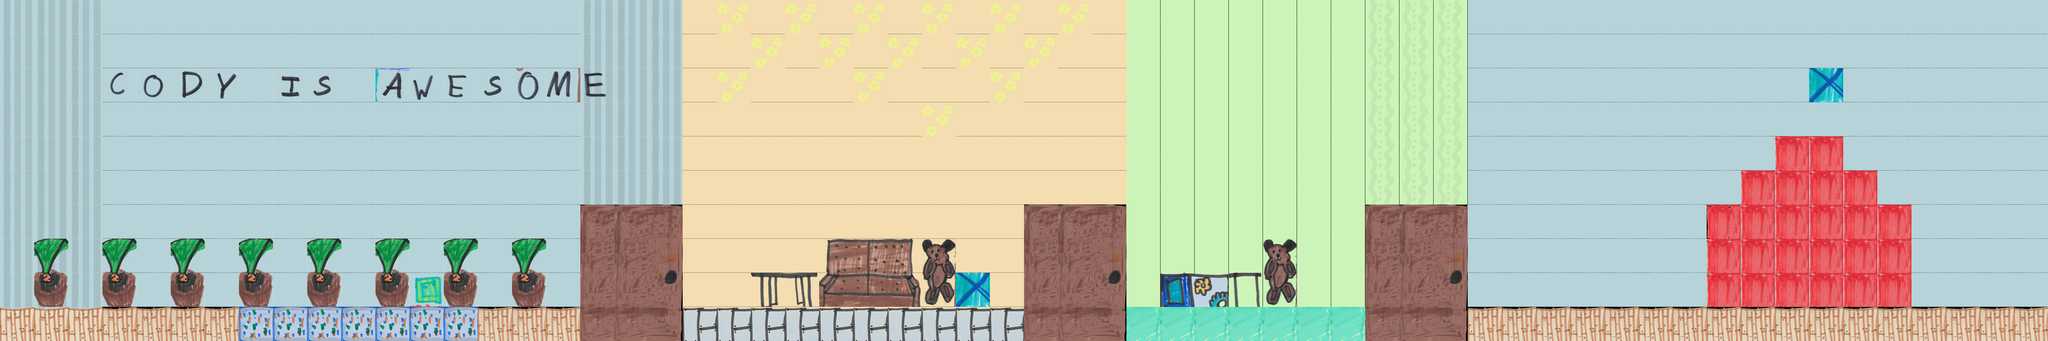

A level layout from a 2D game, rendered from its tile map. Below: a short description, then the map file with tile-grid data replaced by summaries:
An orthogonal 60x10 tile map with 100x100 px tiles, 3 tile layers (BGSky, Background tiles, Tiles) and 22 objects (3x anja, player, goal).

<map version="1.0" orientation="orthogonal" renderorder="right-down" width="60" height="10" tilewidth="100" tileheight="100" nextobjectid="27">
 <tileset firstgid="1" name="house_anya_tilemap" tilewidth="100" tileheight="100" tilecount="110" columns="10">
  <image source="../images/house_anja_tilemap.png" width="1000" height="1100" />
 </tileset>
 <layer name="BGSky" width="60" height="10">
  <data>[600 cells, 532 non-empty, 6 distinct tile ids]</data>
 </layer>
 <layer name="Background tiles" width="60" height="10">
  <data>[600 cells, 17 non-empty, 3 distinct tile ids]</data>
 </layer>
 <layer name="Tiles" width="60" height="10">
  <data>[600 cells, 141 non-empty, 39 distinct tile ids]</data>
 </layer>
 <objectgroup name="objects">
  <object id="1" gid="21" x="799" y="200" width="100" height="100" />
  <object id="2" gid="22" x="396" y="900" width="100" height="100" />
  <object id="3" gid="22" x="1304" y="200" width="100" height="100" />
  <object id="4" gid="41" x="1603" y="201" width="100" height="100" />
  <object id="5" gid="41" x="998" y="903" width="100" height="100" />
  <object id="6" gid="31" x="499" y="199" width="100" height="100" />
  <object id="7" gid="31" x="597" y="903" width="100" height="100" />
  <object id="8" gid="21" x="199" y="898" width="100" height="100" />
  <object id="9" gid="32" x="800" y="900" width="100" height="100" />
  <object id="10" gid="22" x="2199" y="499" width="100" height="100" />
  <object id="11" gid="32" x="2299" y="501" width="100" height="100" />
  <object id="12" gid="22" x="3505" y="799" width="100" height="100" />
  <object id="13" gid="41" x="4397" y="901" width="100" height="100" />
  <object id="14" gid="32" x="4503" y="898" width="100" height="100" />
  <object id="15" gid="31" x="4606" y="908" width="100" height="100" />
  <object id="16" gid="21" x="4702" y="897" width="100" height="100" />
  <object id="17" gid="22" x="4804" y="899" width="100" height="100" />
  <object id="19" name="player" x="19" y="769" width="167" height="98" />
  <object id="20" name="goal" gid="42" x="5813" y="907" width="100" height="100" />
  <object id="24" name="anja" x="2048" y="846" width="918" height="52" />
  <object id="25" name="anja" x="3343" y="851" width="620" height="45" />
  <object id="26" name="anja" x="5203" y="343" width="196" height="54" />
 </objectgroup>
</map>